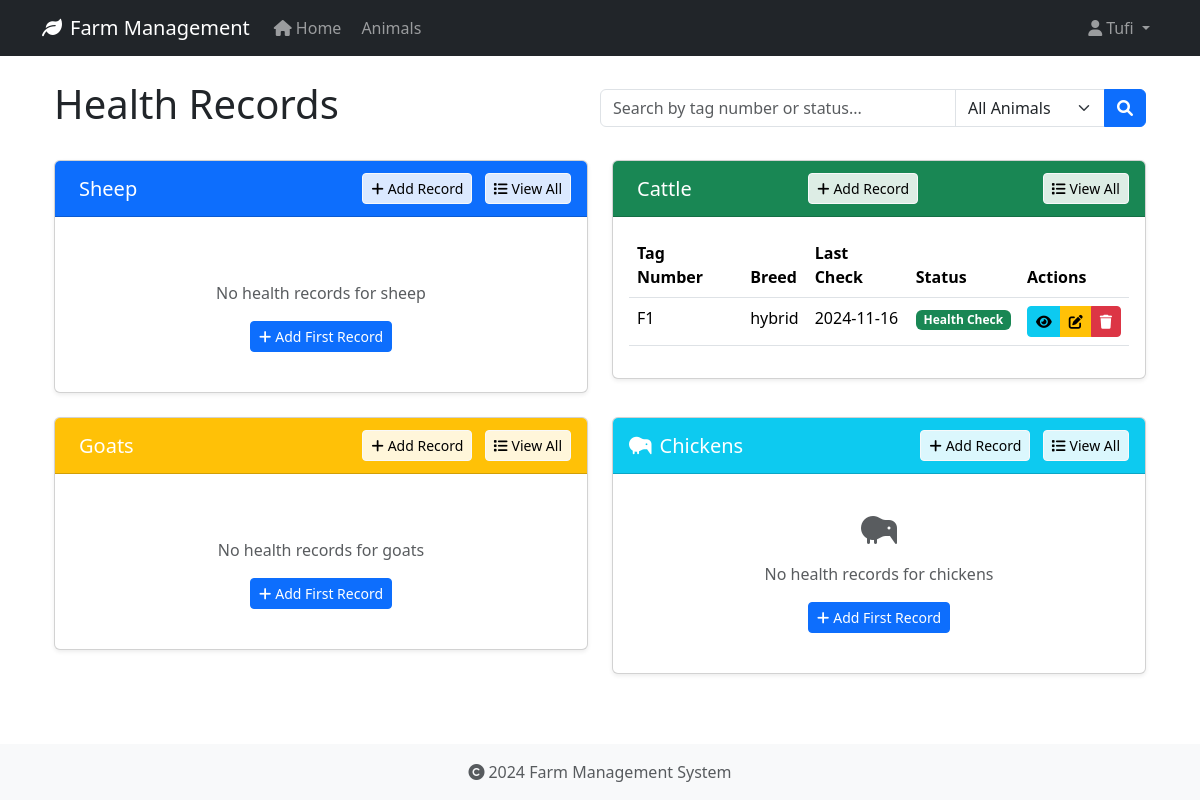
/health-records/ (signed in), run on an earlier commit of the app's database.
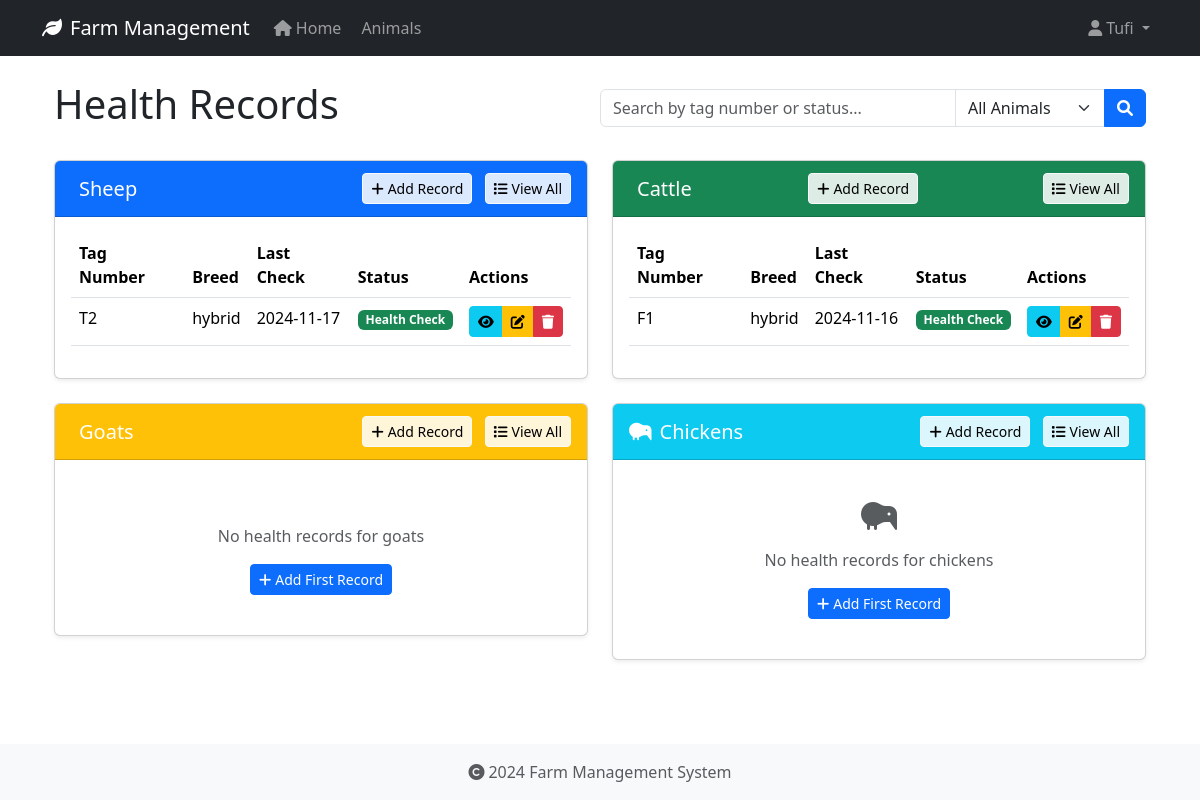
And on a later commit of the database.
### app/models/animal.py (models this page shows, shortened)
class HealthRecord(db.Model):
    id = db.Column(db.Integer, primary_key=True)
    animal_id = db.Column(db.Integer, db.ForeignKey('animal.id', ondelete='CASCADE'), nullable=False)
    record_type = db.Column(db.String(50), nullable=False)  # Made nullable=False
    date = db.Column(db.Date, nullable=False)
    description = db.Column(db.Text, nullable=True)
    treatment = db.Column(db.Text, nullable=True)
    cost = db.Column(db.Float, nullable=True)
    next_due_date = db.Column(db.Date, nullable=True)
    created_at = db.Column(db.DateTime, default=datetime.utcnow, nullable=False)
    created_by_id = db.Column(db.Integer, db.ForeignKey('user.id', ondelete='SET NULL'), nullable=True)

class Animal(db.Model):
    id = db.Column(db.Integer, primary_key=True)
    tag_number = db.Column(db.String(50), unique=True, nullable=False, index=True)
    name = db.Column(db.String(100), nullable=True)  # Explicitly mark as nullable
    species = db.Column(db.String(50), nullable=False, index=True)
    breed = db.Column(db.String(50), nullable=True)
    date_of_birth = db.Column(db.Date, nullable=True)
    gender = db.Column(db.String(20), nullable=True)
    weight = db.Column(db.Float, nullable=True)
    status = db.Column(db.String(20), default='active', nullable=False)
    purchase_date = db.Column(db.Date, nullable=True)
    purchase_price = db.Column(db.Float, nullable=True)
    notes = db.Column(db.Text, nullable=True)
    created_at = db.Column(db.DateTime, default=datetime.utcnow, nullable=False)
    updated_at = db.Column(db.DateTime, default=datetime.utcnow, onupdate=datetime.utcnow, nullable=False)
    wool_type = db.Column(db.String(50), nullable=True)
    last_shearing = db.Column(db.Date, nullable=True)
    fleece_weight = db.Column(db.Float, nullable=True)
    wool_grade = db.Column(db.String(20), nullable=True)
    lambing_status = db.Column(db.String(50), nullable=True)
    lambing_date = db.Column(db.Date, nullable=True)
    milk_production = db.Column(db.Float, nullable=True)
    last_milking = db.Column(db.Date, nullable=True)  # Changed from DateTime to Date
    milk_quality = db.Column(db.String(20), nullable=True)
    calving_status = db.Column(db.String(50), nullable=True)
    calving_date = db.Column(db.Date, nullable=True)
    milk_fat_content = db.Column(db.Float, nullable=True)
    egg_production = db.Column(db.Integer, nullable=True)
    egg_color = db.Column(db.String(20), nullable=True)
    comb_type = db.Column(db.String(20), nullable=True)
    laying_status = db.Column(db.String(20), nullable=True)
    last_laying_date = db.Column(db.Date, nullable=True)
    egg_size = db.Column(db.String(20), nullable=True)
    category = db.Column(db.String(50), nullable=True)
    special_needs = db.Column(db.Text, nullable=True)
    diet_requirements = db.Column(db.Text, nullable=True)
    habitat = db.Column(db.String(100), nullable=True)
    health_records = db.relationship('HealthRecord', backref='animal', lazy=True, cascade='all, delete-orphan')

### app/routes/health_records.py (the view, shortened to what this page needs)
@bp.route('/')
@login_required
def index():
    search_query = request.args.get('search', '').strip()
    record_type = request.args.get('type', 'all').lower()
    base_query = HealthRecord.query.join(Animal)
    sheep_records = (base_query.filter(Animal.species == 'Sheep')
                    .order_by(HealthRecord.date.desc())
                    .limit(5)
                    .all())
    cattle_records = (base_query.filter(Animal.species == 'Cattle')
                     .order_by(HealthRecord.date.desc())
                     .limit(5)
                     .all())
    goat_records = (base_query.filter(Animal.species == 'Goat')
                   .order_by(HealthRecord.date.desc())
                   .limit(5)
                   .all())
    chicken_records = (base_query.filter(Animal.species == 'Chicken')
                      .order_by(HealthRecord.date.desc())
                      .limit(5)
                      .all())
    return render_template('health_records/index.html',
                         sheep_records=sheep_records,
                         cattle_records=cattle_records,
                         goat_records=goat_records,
                         chicken_records=chicken_records,
                         search_query=search_query,
                         record_type=record_type,
                         today=date.today())

### app/models/user.py (called while the page is built)
@login_manager.user_loader
def load_user(user_id):
    return User.query.get(int(user_id))

### app/templates/health_records/index.html (shortened to what the changed rows need)
{% extends "base.html" %}
{% block content %}
<div class="container">
    <div class="d-flex justify-content-between align-items-center mb-4">
        <h1>Health Records</h1>
    </div>
    <div class="row g-4">
        <div class="col-md-6">
            <div class="card">
                <div class="card-header bg-primary text-white d-flex justify-content-between align-items-center">
                    <h2 class="h5 mb-0">
                        Sheep
                    </h2>
                </div>
                <div class="card-body">
                    {% if sheep_records %}
                    <div class="table-responsive">
                        <table class="table table-hover">
                            <thead>
                                <tr>
                                    <th>Tag Number</th>
                                    <th>Breed</th>
                                    <th>Last Check</th>
                                    <th>Status</th>
                                    <th>Actions</th>
                                </tr>
                            </thead>
                            <tbody>
                                {% for record in sheep_records %}
                                <tr>
                                    <td>{{ record.animal.tag_number }}</td>
                                    <td>{{ record.animal.breed or 'N/A' }}</td>
                                    <td>{{ record.date.strftime('%Y-%m-%d') }}</td>
                                    <td>
                                        <span class="badge {% if record.next_due_date and record.next_due_date < today %}bg-danger
                                                       {% elif record.next_due_date == today %}bg-warning
                                                       {% else %}bg-success{% endif %}">
                                            {{ record.record_type }}
                                        </span>
                                    </td>
                                    <td>
                                        <div class="btn-group btn-group-sm">
                                            <a href="{{ url_for('health_records.view', id=record.id) }}"
                                               class="btn btn-info" title="View">
                                                <i class="fas fa-eye"></i>
                                            </a>
                                            <a href="{{ url_for('health_records.edit', id=record.id) }}"
                                               class="btn btn-warning" title="Edit">
                                                <i class="fas fa-edit"></i>
                                            </a>
                                            <button type="button" class="btn btn-danger" title="Delete"
                                                    onclick="confirmDelete({{ record.id }}, '{{ record.animal.tag_number }}')">
                                                <i class="fas fa-trash"></i>
                                            </button>
                                        </div>
                                    </td>
                                </tr>
                                {% endfor %}
                            </tbody>
                        </table>
                    </div>
                    {% else %}
                    <div class="text-center py-4">
                        <p class="text-muted mb-3">No health records for sheep</p>
                        <a href="{{ url_for('health_records.add_sheep') }}" class="btn btn-primary btn-sm">
                            <i class="fas fa-plus me-1"></i>Add First Record
                        </a>
                    </div>
                    {% endif %}
                </div>
            </div>
        </div>
        <div class="col-md-6">
            <div class="card">
                <div class="card-header bg-success text-white d-flex justify-content-between align-items-center">
                    <h2 class="h5 mb-0">
                        Cattle
                    </h2>
                </div>
                <div class="card-body">
                    {% if cattle_records %}
                    <div class="table-responsive">
                        <table class="table table-hover">
                            <thead>
                                <tr>
                                    <th>Tag Number</th>
                                    <th>Breed</th>
                                    <th>Last Check</th>
                                    <th>Status</th>
                                    <th>Actions</th>
                                </tr>
                            </thead>
                            <tbody>
                                {% for record in cattle_records %}
                                <tr>
                                    <td>{{ record.animal.tag_number }}</td>
                                    <td>{{ record.animal.breed or 'N/A' }}</td>
                                    <td>{{ record.date.strftime('%Y-%m-%d') }}</td>
                                    <td>
                                        <span class="badge {% if record.next_due_date and record.next_due_date < today %}bg-danger
                                                       {% elif record.next_due_date == today %}bg-warning
                                                       {% else %}bg-success{% endif %}">
                                            {{ record.record_type }}
                                        </span>
                                    </td>
                                    <td>
                                        <div class="btn-group btn-group-sm">
                                            <a href="{{ url_for('health_records.view', id=record.id) }}"
                                               class="btn btn-info" title="View">
                                                <i class="fas fa-eye"></i>
                                            </a>
                                            <a href="{{ url_for('health_records.edit', id=record.id) }}"
                                               class="btn btn-warning" title="Edit">
                                                <i class="fas fa-edit"></i>
                                            </a>
                                            <button type="button" class="btn btn-danger" title="Delete"
                                                    onclick="confirmDelete({{ record.id }}, '{{ record.animal.tag_number }}')">
                                                <i class="fas fa-trash"></i>
                                            </button>
                                        </div>
                                    </td>
                                </tr>
                                {% endfor %}
                            </tbody>
                        </table>
                    </div>
                    {% else %}
                    <div class="text-center py-4">
                        <i class="fas fa-cow fa-2x text-muted mb-3"></i>
                        <p class="text-muted mb-3">No health records for cattle</p>
                    </div>
                    {% endif %}
                </div>
            </div>
        </div>
<div class="col-md-6">
    <div class="card">
        <div class="card-header bg-warning text-white d-flex justify-content-between align-items-center">
            <h2 class="h5 mb-0">
                Goats
            </h2>
        </div>
    </div>
</div>
<div class="col-md-6">
    <div class="card">
        <div class="card-header bg-info text-white d-flex justify-content-between align-items-center">
            <h2 class="h5 mb-0">
                <i class="fas fa-kiwi-bird me-2"></i>Chickens
            </h2>
        </div>
    </div>
</div>
    </div>
</div>
{% endblock %}

What changed in the data, as far as the page shows it:
added HealthRecord: animal.tag_number "T2", animal "hybrid", date "2024-11-17", record_type "Health Check", shown under "Sheep"
Also different on the page:
text no longer shown: "No health records for sheep Add First Record"
text now shown: "Tag Number Breed Last Check Status Actions"
